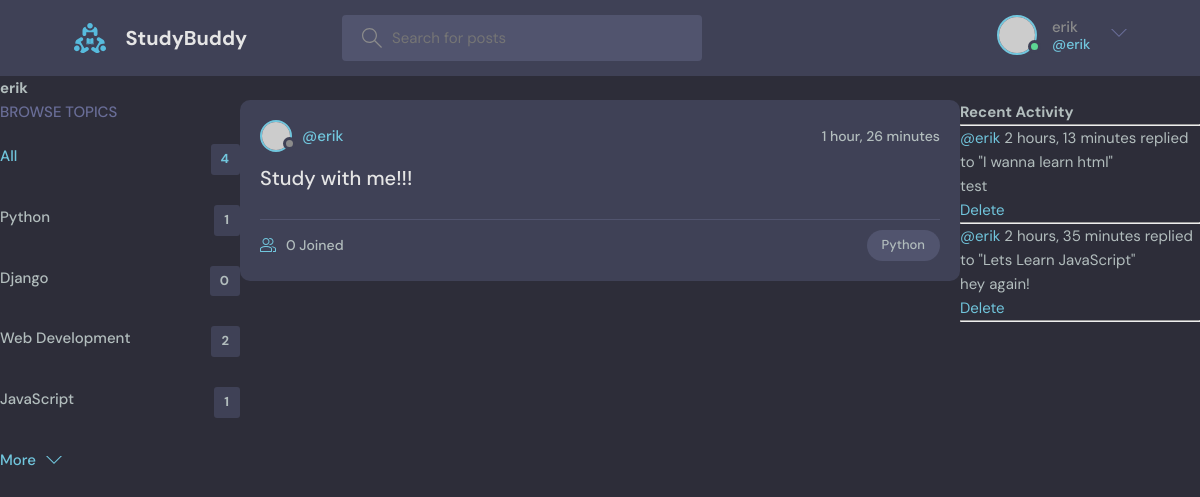
Page /profile/3/ (signed in) on the committed database.
### base/models.py (models this page shows, shortened)
class Topic(models.Model):
    name = models.CharField(max_length=200)

class Room(models.Model):
    host = models.ForeignKey(User, on_delete=models.SET_NULL, null=True)
    topic =models.ForeignKey(Topic, on_delete=models.SET_NULL, null=True)
    name = models.CharField(max_length=200)
    description = models.TextField(null = True, blank=True)
    participants = models.ManyToManyField(User, related_name='participants', blank=True)
    updated = models.DateTimeField(auto_now=True)
    created = models.DateTimeField(auto_now_add=True)
    class Meta:
        ordering = ['-updated', '-created']
    def __str__(self):
        return self.name

class Message(models.Model):
    user = models.ForeignKey(User, on_delete=models.CASCADE)
    room = models.ForeignKey(Room, on_delete=models.CASCADE)
    body = models.TextField()
    updated = models.DateTimeField(auto_now=True)
    created = models.DateTimeField(auto_now_add=True)
    class Meta:
        ordering = ['-updated', '-created']
    def __str__(self):
        return self.body[0:50]

### base/views.py (the view)
# urls.py: path("profile/<str:pk>/", views.userProfile, name="user-profile"),
def userProfile(request, pk):
    user = User.objects.get(id=pk)
    rooms = user.room_set.all()
    room_messages = user.message_set.all()
    topics = Topic.objects.all()
    context = {
        "user": user,
        "rooms": rooms,
        "room_messages": room_messages,
        "topics": topics,
    }
    return render(request, "base/profile.html", context)

### base/templates/base/profile.html (shortened to what this page needs)
{% extends 'main.html' %}
{% block content %}
<h1>{{user.username}}</h1>
<div class="profile-container">
    <div>
        {% include 'base/topics_component.html' %}
    </div>
    <div>
        {% include 'base/feed_component.html' %}
    </div>
    <div>
        {% include 'base/activity_component.html' %}
    </div>
</div>
{% endblock content %}

### templates/navbar.html (shortened to what this page needs)
{% load static %}
<header class="header header--loggedIn">
    <div class="container">
        <a href="{% url 'home' %}" class="header__logo">
            <img src="{% static 'images/logo.svg' %}" />
            <h1>StudyBuddy</h1>
        </a>
        <form class="header__search" method="GET" action="{% url 'home' %}">
            <label>
                <input name="q" placeholder="Search for posts" />
            </label>
        </form>
        <nav class="header__menu">
            {% if request.user.is_authenticated %}
            <div class="header__user">
                <a href="profile.html">
                    <div class="avatar avatar--medium active">
                        <img src="https://randomuser.me/api/portraits/men/37.jpg" />
                    </div>
                    <p>{{request.user.username}} <span>@{{request.user}}</span></p>
                </a>
                <button class="dropdown-button">
                    <svg version="1.1" xmlns="http://www.w3.org/2000/svg" width="32" height="32" viewBox="0 0 32 32">
                        <title>chevron-down</title>
                        <path d="M16 21l-13-13h-3l16 16 16-16h-3l-13 13z"></path>
                    </svg>
                </button>
            </div>
            {% else %}
            <a href="{% url 'login' %}">
                <img src="{% static 'images/avatar.svg' %}" />
                <p>Login</p>
            </a>
            {% endif %}
        </nav>
    </div>
</header>

### base/templates/base/topics_component.html
<div class="topics">
	<div class="topics__header">
		<h2>Browse Topics</h2>
	</div>
	<ul class="topics__list">
		<li>
			<a href="{% url 'home' %}" class="active">All <span>{{topics.count}}</span></a>
		</li>
		{% for topic in topics %}
		<li>
			<a href="{% url 'home' %}?q={{topic.name}}"> {{topic.name}} <span>{{topic.room_set.all.count}}</span></a>
		</li>
		{% endfor %}
		<a class="btn btn--link" href="topics.html">
			More
			<svg version="1.1" xmlns="http://www.w3.org/2000/svg" width="32" height="32" viewBox="0 0 32 32">
				<title>chevron-down</title>
				<path d="M16 21l-13-13h-3l16 16 16-16h-3l-13 13z"></path>
			</svg>
		</a>
</div>

### base/templates/base/feed_component.html (shortened to what this page needs)
{%for room in rooms %}
<div class="roomListRoom">
	<div class="roomListRoom__header">
		<a href="{% url 'user-profile' room.host.id %}" class="roomListRoom__author">
			<div class="avatar avatar--small">
				<img src="https://randomuser.me/api/portraits/women/11.jpg" />
			</div>
			<span>@{{room.host.username}}</span>
		</a>
		<div class="roomListRoom__actions">
			<span>{{room.created|timesince}}</span>
		</div>
	</div>
	<div class="roomListRoom__content">
		<a href="{% url 'room' room.id %}">{{room.name}}</a>
	</div>
	<div class="roomListRoom__meta">
		<a href="{% url 'room' room.id %}" class="roomListRoom__joined">
			{{room.participants.all.count}} Joined
		</a>
		<p class="roomListRoom__topic">{{room.topic.name}}</p>
	</div>
</div>
{% endfor %}

### base/templates/base/activity_component.html
<h3>Recent Activity</h3>
<hr />
{% for message in room_messages %}
<div>
	<small><a href="{% url 'user-profile' message.user.id %}">@{{message.user}}</a>
		{{message.created|timesince}}</small>
	<small>replied to "{{message.room}}"</small>
	<p>{{message}}</p>
	{% if request.user == message.user %}
	<a href="{% url 'delete-message' message.id %}">Delete</a>
	{% endif %}
	<hr />
</div>
{% endfor %}

### base/templates/base/profile.html (style rules this page uses)
.profile-container { display: grid; grid-template-columns: 1fr 3fr 1fr; }

### rows in the picture
Topic: name "Python", room_set.all.count "1"
Topic: name "Django", room_set.all.count "0"
Topic: name "Web Development", room_set.all.count "2"
Topic: name "JavaScript", room_set.all.count "1"
Room: host.username "erik", created "1 hour, 26 minutes", name "Study with me!!!", participants.all.count "0", topic.name "Python"
Message: user "erik", created "2 hours, 13 minutes", room "I wanna learn html", body "test", shows "Delete"
Message: user "erik", created "2 hours, 35 minutes", room "Lets Learn JavaScript", body "hey again!", shows "Delete"

### other values in the picture
{{ request.user.username }} "erik"
{{ request.user }} "erik"
{{ user.username }} "erik"
{{ topics.count }} "4"
